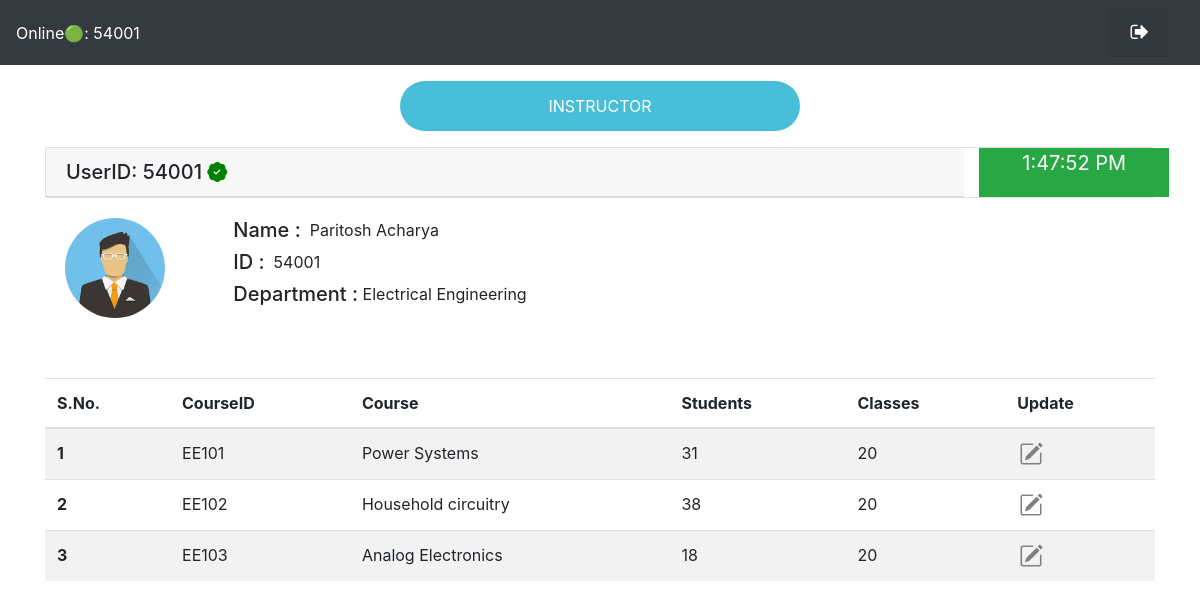
The app's page /instructor_profile.php (signed in) with its own data.
### tables this page shows
CREATE TABLE `person` (
  `PersonID` int(11) NOT NULL,
  `FirstName` varchar(50) NOT NULL,
  `MiddleName` varchar(50) NOT NULL,
  `LastName` varchar(50) NOT NULL,
  `Gender` varchar(1) NOT NULL
);

CREATE TABLE `department` (
  `DeptNo` int(11) NOT NULL,
  `DeptName` varchar(100) NOT NULL,
  `Head` int(11) NOT NULL
);

CREATE TABLE `course` (
  `CourseID` varchar(10) NOT NULL,
  `CourseName` varchar(100) NOT NULL,
  `DeptNo` int(11) NOT NULL,
  `InstructorID` int(11) NOT NULL,
  `ClassesTaken` int(11) NOT NULL,
  `Idx` int(11) DEFAULT NULL
);

### instructor_profile.php (the view, shortened to what this page needs)
<?php
  $servname = "localhost";
  $conn = new mysqli($servname, "root", "", "dbms_project");
?>
<!DOCTYPE html>
<html lang="en">
<head>
    <link rel="stylesheet" href="css/instructor.css">
    <link rel="stylesheet" href="//use.fontawesome.com/releases/v5.0.7/css/all.css">
    <link rel="stylesheet" href="https://cdn.jsdelivr.net/npm/bootstrap@4.4.1/dist/css/bootstrap.min.css">
    <link rel="stylesheet" href="https://cdn.jsdelivr.net/npm/bootstrap-icons@1.5.0/font/bootstrap-icons.css">
<link rel="stylesheet" href="https://cdnjs.cloudflare.com/ajax/libs/font-awesome/4.7.0/css/font-awesome.min.css">
</head>
<body>
    <nav class="navbar navbar-expand-lg  text-white bg-dark">
        Online🟢:
    <?php echo $_SESSION["userid"] ?>
        <div class="collapse navbar-collapse " id="navbarSupportedContent">
            <div class="col-md-auto " onClick="logout()">
                    <h5 class='card-header'>
                        <span class="rect-circ bx bx-log-out nav_icon"><i class="fa fa-sign-out"></i></span>
                    </h5>
                </div>
        </div>
    </nav>
    <center>
    <div class="user-label rect-circ wrapt">
        <span class="rect-circ">INSTRUCTOR</span>
    </div>
  </center>
    <div class="container my-2">
        <div class="card">
            <div class="row">
                <div class="col">
                    <h5 class="card-header">UserID: <?php echo $_SESSION["userid"] ?> <i style="color:green;"
                            class="bi bi-patch-check-fill"></i></h5>
                </div>
  <div class="col col-lg-2 bg-success "style="font-size:20px; text-align:center; color:white; padding: 0px 0px">
      <div id="demo"></div>
</div>
</div>
</div>
            <div class="card-body">
                <div class="row">
                    <div class="col col-lg-2">
                        <img class="card-img-top" src="img/instruct_avatar.png" alt="Card image cap "
                            style="width:100px;height:100px;border-radius:50%; object-fit:cover; ">
                    </div>
                    <div class="wra col">
                        <?php
    $sql = "SELECT InstructorID, PersonID FROM INSTRUCTOR
            WHERE INSTRUCTOR.InstructorID = ".$_SESSION["userid"];
    $res = $conn->query($sql);
    $pid = -1;
    if ($res->num_rows > 0) {
      while ($row = $res->fetch_assoc()) {
        $pid = $row['PersonID'];
      }
    }
    $sql = "SELECT * FROM PERSON WHERE PERSON.PersonID = ".$pid;
    $res = $conn->query($sql);
    if ($res->num_rows > 0) {
      while ($row = $res->fetch_assoc()) {
        $name = $row['FirstName']." ";
        $name .= $row['LastName'];
      }
    }
    echo '<div class="row">
    <h5>Name : </h5>
    <span> &nbsp; '.$name.'</span>
</div>';
echo '<div class="row">
    <h5>ID : </h5>
    <span> &nbsp; '.$_SESSION["userid"].'</span>
</div>';
  ?>
                        <div class="row">
                            <h5>Department : </h5>
                            <?php
                            $sql = "SELECT DEPARTMENT.DeptNo, DEPARTMENT.DeptName
                                    FROM INSTRUCTOR, DEPARTMENT
                                    WHERE INSTRUCTOR.InstructorID = ".$_SESSION["userid"].
                                    " AND INSTRUCTOR.DeptNo = DEPARTMENT.DeptNo";
                            $res = $conn->query($sql);
                            if ($res->num_rows > 0) {
                              while ($row = $res->fetch_assoc()) {
                                echo "<span> &nbsp".$row['DeptName']."</span>";
                              }
                            }
                          ?>
                        </div>
                    </div>
                </div>
            </div>
        </div>
    <div class="page-container">
        <div class="container">
            <table class="table table-striped">
                <thead>
                    <tr>
                        <th scope="col">S.No.</th>
                        <th scope="col">CourseID</th>
                        <th scope="col">Course</th>
                        <th scope="col">Students</th>
                        <th scope="col">Classes</th>
                        <th scope="col">Update</th>
                    </tr>
                </thead>
                <tbody>
                    <?php
  $courses = array();
  $sql = "SELECT COURSE.CourseID, COURSE.CourseName, CCOUNT.Cnt, COURSE.ClassesTaken
          FROM COURSE, (
                        SELECT UNDERTAKES.CourseID, COUNT(UNDERTAKES.StudentID) AS Cnt
                        FROM COURSE, UNDERTAKES
                        WHERE COURSE.InstructorID = ".$_SESSION["userid"].
                        " AND COURSE.CourseID = UNDERTAKES.CourseID
                        GROUP BY UNDERTAKES.CourseID) CCOUNT
          WHERE COURSE.CourseID = CCOUNT.CourseID";
  $res = $conn->query($sql);
  if ($res->num_rows > 0) {
    while ($row = $res->fetch_assoc()) {
      array_push($courses,
        array($row['CourseID'], $row['CourseName'], $row['Cnt'], $row['ClassesTaken']));
    }
  }
  for ($i = 0; $i < COUNT($courses); $i++)
  {
    $ii=$i+1;
    echo
    ' <tr>
    <th scope="row">'.$ii.'</th>
    <td>'.$courses[$i][0].'</td>
    <td>'.$courses[$i][1].'</td>
    <td>'.$courses[$i][2].'</td>
    <td>'.$courses[$i][3].'</td>
    <td><button type="button"  class="mybut" id="'.$courses[$i][0].'" onClick="send('.$courses[$i][0].')"><i class="bi bi-pencil-square"></i></button></td>
</tr>';
  }
?>
                </tbody>
            </table>
        </div>
    </div>
</body>
</html>

### css/instructor.css (style rules this page uses)
body { font-family: 'Be Vietnam', sans-serif; width: 100%; height: 100%; position: relative; padding: 0; margin: 0; }
.page-container { position: relative; min-height: 97.5vh; }
.rect-circ { border-radius: 1.25em; }
.user-label { width: 10em; height: 2.5em; display: grid; align-items: center; justify-content: center; margin: 1.25em auto; background: #ccc; }

### instructor_profile.php (style rules this page uses)
.wrapt { background-color: rgba(53, 183, 212, 0.9); color: white; width: 400px; height:50px; border-radius:25px; display:flex; justify-content:center; align-items:center; cursor:pointer; padding:1rem; margin:1rem; margin-left:1rem; }
.nav_icon { cursor: pointer; }
.mybut { color: gray; border: none; transform: scale(1.5); background: transparent; }

### records on screen
person: name "Paritosh Acharya"
department: DeptName "Electrical Engineering"
course: ii "1", CourseID "EE101", CourseName "Power Systems", i "31", ClassesTaken "20"
course: ii "2", CourseID "EE102", CourseName "Household circuitry", i "38", ClassesTaken "20"
course: ii "3", CourseID "EE103", CourseName "Analog Electronics", i "18", ClassesTaken "20"

### other values on screen
$_SESSION["userid"] "54001"
